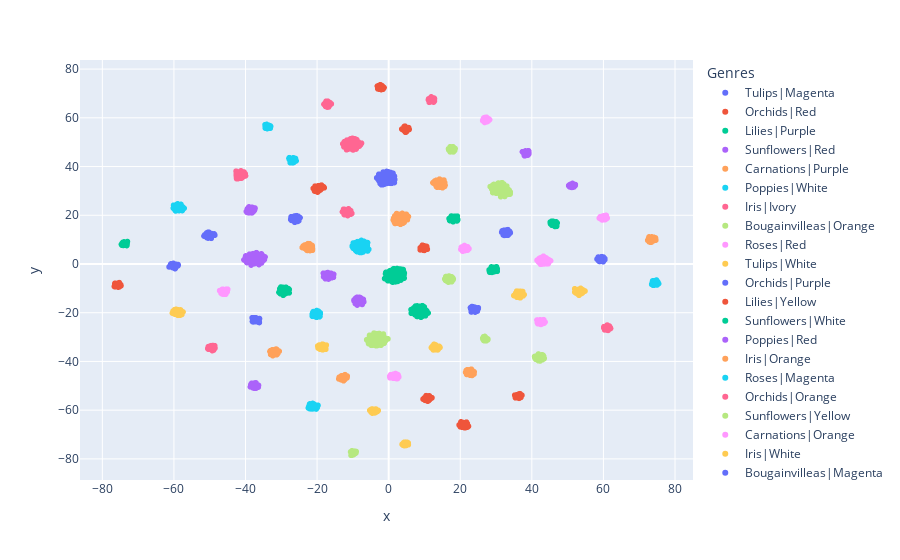

Notebook source saved alongside this figure:
### Code cell
fig = px.scatter(tsne_df, x='x', y='y', color='Genres')
fig.show()
